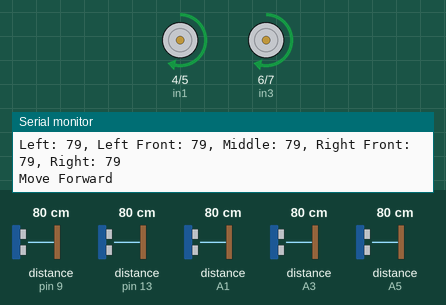
A sketch run on a simulated Arduino Uno, built with avr-gcc and run on an emulated ATmega328P. Parts: motor-driver pin pairs drawn as motors (green arrow = first pin HIGH = forward, orange = second pin HIGH = backward, longer = more drive, scaled by the enable pin), the last lines printed to the serial monitor. Wiring (inferred from the names in the program): 5 × ultrasonic range finder: trigger pin 8, echo pin 9 / trigger pin 12, echo pin 13 / trigger A0, echo A1 / trigger A2, echo A3 / trigger A4, echo A5. The inputs (shaded band) are chosen by the test bench; at power-on: distance to the obstacle (sensors on A5, pin 9, pin 13, A1, A3) 80 cm. The echo pulse lasts 58.3 µs per cm.

Above: at 1.2 s.
1.3 s: distance to the obstacle (sensor on A5) set to 27 cm
4.3 s: distance to the obstacle (sensor on A5) set to 22 cm
At 4.54 s:
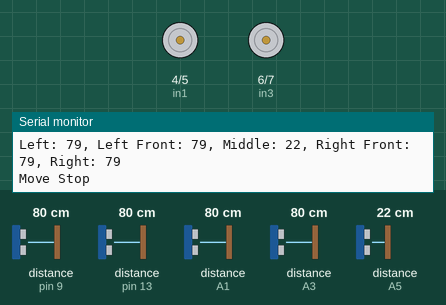
At 5.2 s:
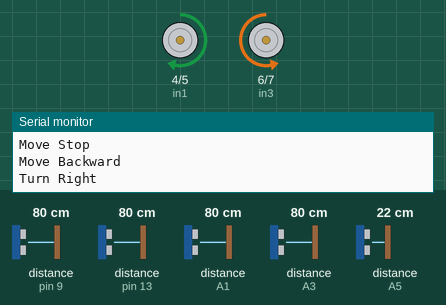
7.3 s: distance to the obstacle (sensor on pin 9) set to 76 cm
At 8.2 s:
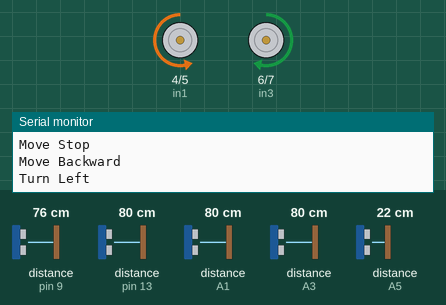
16.3 s: distance to the obstacle (sensor on pin 9) set to 120 cm
Timing chart, 0 to 20.3 s (numbered marks = the images above; inputs shaded):
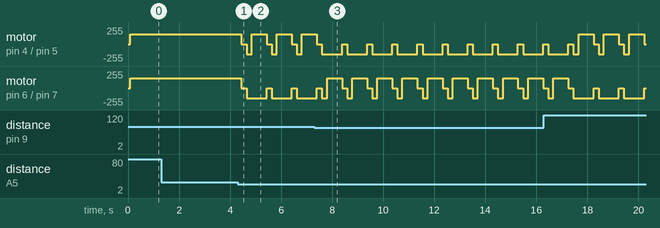

The sketch:

robot_5_SRF04_v1.ino
```cpp
// Định nghĩa các chân cho 5 cảm biến siêu âm
int trig1 = A0;  // Trái
int echo1 = A1;
int trig2 = A2;  // Trái trước
int echo2 = A3;
int trig3 = A4;  // Giữa
int echo3 = A5;
int trig4 = 8;   // Phải trước
int echo4 = 9;
int trig5 = 12;  // Phải
int echo5 = 13;

//Khai báo chân module L298
int in1 = 4;
int in2 = 5;
int in3 = 6;
int in4 = 7;
int ENA = 3;
int ENB = 11;
// Các biến đo khoảng cách
long leftDistance = 0, leftFrontDistance = 0, middleDistance = 0, rightFrontDistance = 0, rightDistance = 0;

// Ngưỡng khoảng cách tránh vật cản
int DIS = 25;
long pingTime,distance;
float speedSound = 0.0343;
int LeftSpeed = 150;
int RightSpeed = 150;

// Hàm đo khoảng cách từ cảm biến
long measureDistance(int trigPin, int echoPin) {
  digitalWrite(trigPin, LOW);
  delayMicroseconds(2);
  digitalWrite(trigPin, HIGH);
  delayMicroseconds(10);
  digitalWrite(trigPin, LOW);

  long pingTime = pulseIn(echoPin, HIGH, 30000); // Timeout 30ms
  if (pingTime == 0) return 999;  // Không nhận tín hiệu
  return (pingTime / 2) * 0.0343; // Tính khoảng cách (cm)
}

void setup() {
  Serial.begin(9600);

  // Cấu hình các chân cảm biến
  pinMode(trig1, OUTPUT); pinMode(echo1, INPUT);
  pinMode(trig2, OUTPUT); pinMode(echo2, INPUT);
  pinMode(trig3, OUTPUT); pinMode(echo3, INPUT);
  pinMode(trig4, OUTPUT); pinMode(echo4, INPUT);
  pinMode(trig5, OUTPUT); pinMode(echo5, INPUT);

  // Cấu hình động cơ
  pinMode(in1, OUTPUT); pinMode(in2, OUTPUT);
  pinMode(in3, OUTPUT); pinMode(in4, OUTPUT);
  pinMode(ENA, OUTPUT); pinMode(ENB, OUTPUT);

  moveStop();
}

void loop() {
  // Đọc khoảng cách từ các cảm biến
  leftDistance = measureDistance(trig1, echo1);
  delay(10);
  leftFrontDistance = measureDistance(trig2, echo2);
  delay(10);
  middleDistance = measureDistance(trig3, echo3);
  delay(10);
  rightFrontDistance = measureDistance(trig4, echo4);
  delay(10);
  rightDistance = measureDistance(trig5, echo5);
  delay(10);

  // Debug khoảng cách
  Serial.print("Left: "); Serial.print(leftDistance);
  Serial.print(", Left Front: "); Serial.print(leftFrontDistance);
  Serial.print(", Middle: "); Serial.print(middleDistance);
  Serial.print(", Right Front: "); Serial.print(rightFrontDistance);
  Serial.print(", Right: "); Serial.println(rightDistance);

  // Logic tránh vật cản
  if (middleDistance < DIS) {
    // Vật cản phía trước
    moveStop();
    delay(200);
    moveBackward();
    delay(200);
    if (leftFrontDistance > rightFrontDistance) {
      turnLeft();
      delay(400); // Quay trái
    } else {
      turnRight();
      delay(400); // Quay phải
    }
  } else if (leftDistance < DIS || leftFrontDistance < DIS) {
    // Vật cản bên trái
    turnRight();
    delay(300);
  } else if (rightDistance < DIS || rightFrontDistance < DIS) {
    // Vật cản bên phải
    turnLeft();
    delay(300);
  } else if (leftDistance < DIS && rightDistance < DIS) {
    // Vật cản cả hai bên
    moveBackward();
    delay(500);
    turnLeft();
    delay(600);
  } else {
    // Không có vật cản
    moveForward();
  }

  delay(100); // Tránh lặp quá nhanh
}
void moveForward()
{
  Serial.println("Move Forward");
  analogWrite(ENA,LeftSpeed);
  analogWrite(ENB,RightSpeed);
  digitalWrite(in1, HIGH);
  digitalWrite(in2, LOW);
  digitalWrite(in3, HIGH);
  digitalWrite(in4, LOW);
}

void moveBackward()
{
  Serial.println("Move Backward");
  analogWrite(ENA,LeftSpeed);
  analogWrite(ENB,RightSpeed);
  digitalWrite(in1, LOW);
  digitalWrite(in2, HIGH);
  digitalWrite(in3, LOW);
  digitalWrite(in4, HIGH);
}

void turnRight()
{
  Serial.println("Turn Right");
  analogWrite(ENA,LeftSpeed);
  analogWrite(ENB,RightSpeed);
  digitalWrite(in1, HIGH);
  digitalWrite(in2, LOW);
  digitalWrite(in3, LOW);
  digitalWrite(in4, HIGH);
}

void turnLeft()
{
  Serial.println("Turn Left");
  analogWrite(ENA,LeftSpeed);
  analogWrite(ENB,RightSpeed);
  digitalWrite(in1, LOW);
  digitalWrite(in2, HIGH);
  digitalWrite(in3, HIGH);
  digitalWrite(in4, LOW);
}

void moveStop()
{
  Serial.println("Move Stop");
  analogWrite(ENA,LOW);
  analogWrite(ENB,LOW);
  digitalWrite(in1, LOW);
  digitalWrite(in2, LOW);
  digitalWrite(in3, LOW);
  digitalWrite(in4, LOW);
}
```

Measured:
- the behaviour switches between 25 and 24 cm on distance to the obstacle (sensor on A5) (found by bisection; images 0 and 1)
- the behaviour switches between 80 and 79 cm on distance to the obstacle (sensor on pin 9) (found by bisection; images 2 and 3)
- after the input at 4.3 s, motor on pin 4 (in1) / pin 5 (in2): forward 150/255 → stopped after 0.15 s, then repeats every 0.99 s: backward 150/255 0.20 s, forward 150/255 0.59 s, stopped 0.20 s; motor on pin 6 (in3) / pin 7 (in4): alternates backward 150/255 for 0.79 s and stopped for 0.20 s, starting after 0.15 s
